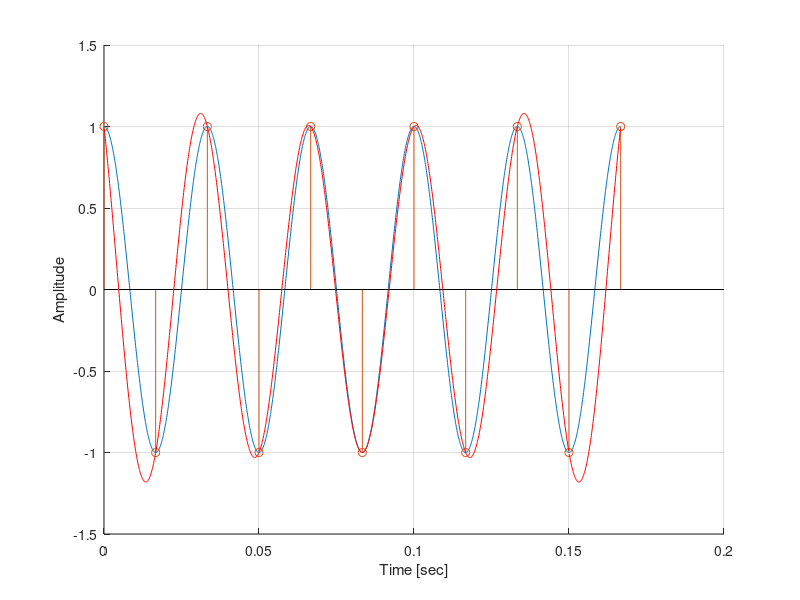
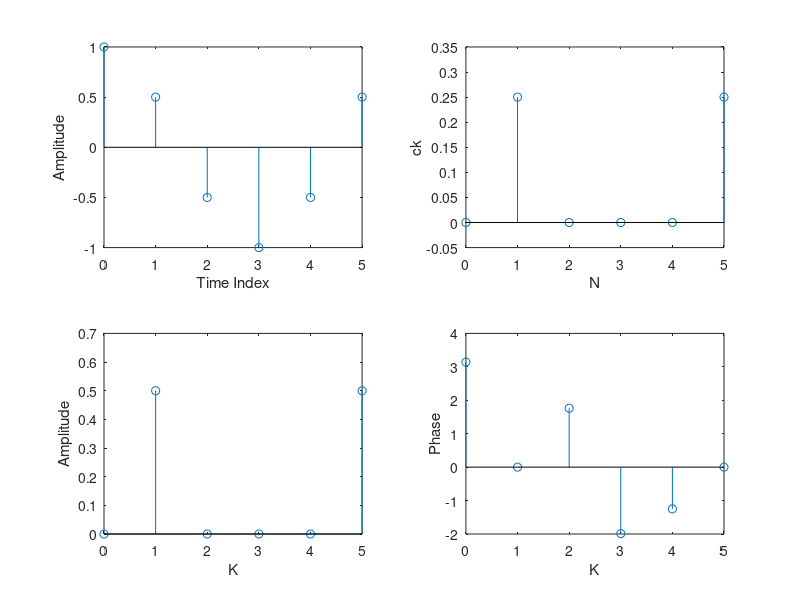

MATLAB code for these plots, in order:

%% Sampling and reconstruction demo
clear,clc,close all;

%% Parameters
F = 30;     % frequency of signal [Hz]
Fs = 2*F;   % sampling rate [Hz]
Ts = 1/Fs;  % sampling period [sec]

%% Generate "continuous time" signal and discrete time signal
tc = 0:1e-4:5/F;        % CT axis
xc = cos(2*pi*F*tc);    % CT signal
td = 0:Ts:5/F;          % DT axis
xd = cos(2*pi*F*td);    % DT signal
N = length(td);         % number of samples

%% Reconstruction by using the formula:
% xr(t) = sum over n=0,...,N-1: x(nT)*sin(pi*(t-nT)/T)/(pi*(t-nT)/T)
% Note that sin(pi*(t-nT)/T)/(pi*(t-nT)/T) = sinc((t-nT)/T)
% sinc(x) = sin(pi*x)/(pi*x) according to MATLAB
xr = zeros(size(tc));
sinc_train = zeros(N,length(tc));
for t = 1:length(tc)
    for n = 0:N-1
        sinc_train(n+1,:) = sin(pi*(tc-n*Ts)/Ts)./(pi*(tc-n*Ts)/Ts);
        xr(t) = xr(t) + xd(n+1)*sin(pi*(tc(t)-n*Ts)/Ts)/(pi*(tc(t)-n*Ts)/Ts);
        
    end
end

%% Plot the results
figure
hold on
grid on
plot(tc,xc)
stem(td,xd)
plot(tc,xr, 'r')
xlabel('Time [sec]')
ylabel('Amplitude')

%% Sinc train visualization    
figure
hold on
grid on
plot(tc,xd'.*sinc_train)
stem(td,xd)
plot(tc,xc,'r', 'LineWidth',2)
xlabel('Time [sec]')
ylabel('Amplitude')


%%%%%%%%%%%%%%%%%%%%%%%%%%%%%%%%%%%%%%%%%%%%%%%%%%%%%%%%%%%%%%%%%%%%%%%%%%%%%%%%%%%%%%%%
%%%%%%%%%%%%%%%%%%%%%%%%%%%%%%%%%%%%%%%%%%%%%%%%%%%%%%%%%%%%%%%%%%%%%%%%%%%%%%%%%%%%%%%%


%program to find the DFT/IDFT of a sequence without using the inbuilt functions
close all;
clear all;
N=6;
n=0:N-1;
xn=cos((pi*n)/3);
ck=zeros(1,N);

for k=0:N-1
    for n=0:N-1
        ck(k+1)=ck(k+1)+(xn(n+1)*exp((-i)*2*pi*k*n/N));
    end
end

ck=ck./N;

% Signal plot
Nn=0:N-1;
subplot(221);
stem(Nn,xn);
ylabel ('Amplitude');
xlabel ('Time Index');

% Power Spectrum
subplot(222);
stem(Nn,ck.*ck);
ylabel ('ck');
xlabel ('N');

% Find the magnitudes of individual DFT points
k=0:1:N-1;
magnitude=abs(ck);
subplot(223);
stem(k,magnitude);
ylabel ('Amplitude');
xlabel ('K');

% Find the phases of individual DFT points
phase=angle(ck);
subplot(224);
stem(k,phase);
ylabel ('Phase');
xlabel ('K');

